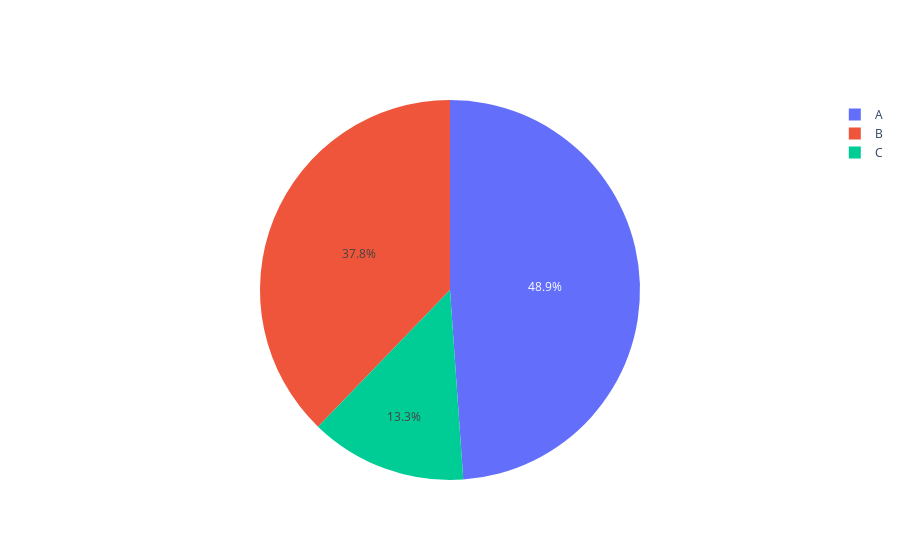

The code cell stored with this chart in its notebook:
### Markdown cell above
Data Visualization

Visualizing the type of the stores along with their percentage

### Code cell
label=stores_df["Type"].value_counts()[:10].index
counts=stores_df["Type"].value_counts()[:10].values

colors=stores_df["Type"]


fig=go.Figure(data=[go.Pie(labels=label,values=counts)])
fig.show()

### Figure 1 — Plotly figure (JSON) as saved in the notebook; plotly's stock layout.template omitted (floating-point values rounded to 4 significant figures)
{"data": [{"labels": ["A", "B", "C"], "type": "pie", "values": [22, 17, 6]}], "layout": {}}
